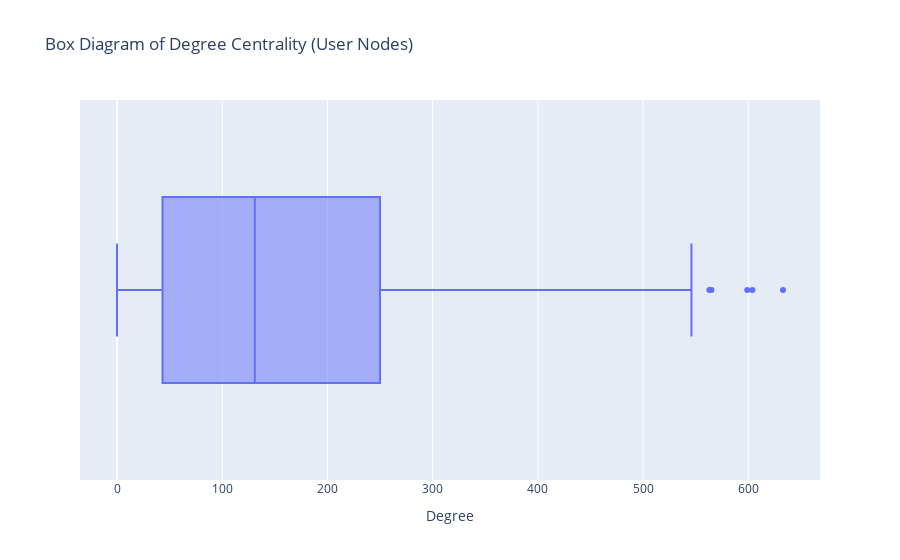

Source (notebook cell):
### Markdown cell above
###  Degree Distribution
The distribution of degree measurements for both User and Topic nodes suggests that the Forum Network could be scale-free. I will utilize the box plot and standard population measures of dismemberment to assess the degree centrality measures of each node type.

### Code cell
userDegree = nx.degree(U, user_nodes) 
user_degree_df = pd.DataFrame(userDegree, columns=['User','Degree'])

fig = px.box(user_degree_df, x='Degree', title="Box Diagram of Degree Centrality (User Nodes)")
fig.show()

### Figure 1 — Plotly figure (JSON) as saved in the notebook; plotly's stock layout.template omitted (floating-point values rounded to 4 significant figures; data arrays with more than 128 entries replaced by an {"elided": "..."} marker saying what was removed)
{"data": [{"alignmentgroup": "True", "hovertemplate": "Degree=%{x}<extra></extra>", "legendgroup": "", "marker": {"color": "#636efa"}, "name": "", "notched": false, "offsetgroup": "", "orientation": "h", "showlegend": false, "type": "box", "x": {"elided": "899 int values"}, "x0": " ", "xaxis": "x", "y0": " ", "yaxis": "y"}], "layout": {"boxmode": "group", "legend": {"tracegroupgap": 0}, "title": {"text": "Box Diagram of Degree Centrality (User Nodes)"}, "xaxis": {"anchor": "y", "domain": [0, 1], "title": {"text": "Degree"}}, "yaxis": {"anchor": "x", "domain": [0, 1]}}}
